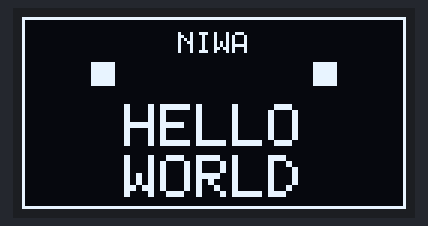
Simulated run of this sketch. Board: ESP32. Shown: 128×64 one-colour display. Wiring (inferred from the names in the program): SSD1306 OLED at I2C address 0x3C. What the sketch prints to the serial monitor is not drawn.

Above: at 1.0 s.

The sketch:

esp32cam-oled-hello.ino
```cpp
// (licence header left out)
/*
  NIWA Companion - OLED hello-world test

  Safe first screen test for AI Thinker ESP32-CAM boards and 128x64 SSD1306
  I2C OLED displays. No external Arduino libraries are required.

  Wiring:
  - OLED GND -> ESP32-CAM GND
  - OLED VCC -> ESP32-CAM 3V3
  - OLED SCL -> ESP32-CAM GPIO 14
  - OLED SDA -> ESP32-CAM GPIO 13

  Manual flash procedure for the current adapter:
  - Connect ESP32-CAM GPIO 0 to GND only while uploading.
  - Disconnect GPIO 0 from GND before restarting the board.
  - Press RST once to start the uploaded sketch.
*/

#include <Wire.h>

const int I2C_SDA_PIN = 13;
const int I2C_SCL_PIN = 14;
const int OLED_WIDTH = 128;
const int OLED_HEIGHT = 64;
const int OLED_BUFFER_SIZE = OLED_WIDTH * OLED_HEIGHT / 8;

uint8_t oledAddress = 0;
uint8_t frameBuffer[OLED_BUFFER_SIZE];

struct Glyph {
  char character;
  uint8_t columns[5];
};

const Glyph FONT[] = {
  {' ', {0x00, 0x00, 0x00, 0x00, 0x00}},
  {'?', {0x02, 0x01, 0x59, 0x09, 0x06}},
  {'A', {0x7E, 0x11, 0x11, 0x11, 0x7E}},
  {'D', {0x7F, 0x41, 0x41, 0x22, 0x1C}},
  {'E', {0x7F, 0x49, 0x49, 0x49, 0x41}},
  {'H', {0x7F, 0x08, 0x08, 0x08, 0x7F}},
  {'I', {0x00, 0x41, 0x7F, 0x41, 0x00}},
  {'L', {0x7F, 0x40, 0x40, 0x40, 0x40}},
  {'N', {0x7F, 0x02, 0x04, 0x08, 0x7F}},
  {'O', {0x3E, 0x41, 0x41, 0x41, 0x3E}},
  {'R', {0x7F, 0x09, 0x19, 0x29, 0x46}},
  {'W', {0x7F, 0x20, 0x18, 0x20, 0x7F}},
};

const uint8_t* glyphFor(char character) {
  for (const Glyph& glyph : FONT) {
    if (glyph.character == character) {
      return glyph.columns;
    }
  }
  return FONT[1].columns;
}

bool deviceAt(uint8_t address) {
  Wire.beginTransmission(address);
  return Wire.endTransmission() == 0;
}

void sendCommand(uint8_t command) {
  Wire.beginTransmission(oledAddress);
  Wire.write(0x00);
  Wire.write(command);
  Wire.endTransmission();
}

void initializeDisplay() {
  const uint8_t commands[] = {
    0xAE, 0xD5, 0x80, 0xA8, 0x3F, 0xD3, 0x00, 0x40,
    0x8D, 0x14, 0x20, 0x00, 0xA1, 0xC8, 0xDA, 0x12,
    0x81, 0xCF, 0xD9, 0xF1, 0xDB, 0x40, 0xA4, 0xA6,
    0xAF,
  };

  for (uint8_t command : commands) {
    sendCommand(command);
  }
}

void clearFrame() {
  for (int index = 0; index < OLED_BUFFER_SIZE; index++) {
    frameBuffer[index] = 0;
  }
}

void setPixel(int x, int y, bool enabled = true) {
  if (x < 0 || x >= OLED_WIDTH || y < 0 || y >= OLED_HEIGHT) {
    return;
  }

  int index = x + (y / 8) * OLED_WIDTH;
  uint8_t mask = 1 << (y & 7);
  if (enabled) {
    frameBuffer[index] |= mask;
  } else {
    frameBuffer[index] &= ~mask;
  }
}

void drawRect(int x, int y, int width, int height) {
  for (int offset = 0; offset < width; offset++) {
    setPixel(x + offset, y);
    setPixel(x + offset, y + height - 1);
  }
  for (int offset = 0; offset < height; offset++) {
    setPixel(x, y + offset);
    setPixel(x + width - 1, y + offset);
  }
}

void drawChar(int x, int y, char character, int scale = 1) {
  const uint8_t* columns = glyphFor(character);

  for (int column = 0; column < 5; column++) {
    for (int row = 0; row < 7; row++) {
      if ((columns[column] & (1 << row)) == 0) {
        continue;
      }
      for (int dx = 0; dx < scale; dx++) {
        for (int dy = 0; dy < scale; dy++) {
          setPixel(x + column * scale + dx, y + row * scale + dy);
        }
      }
    }
  }
}

void drawText(int x, int y, const char* text, int scale = 1) {
  while (*text) {
    drawChar(x, y, *text, scale);
    x += 6 * scale;
    text++;
  }
}

void drawFilledRect(int x, int y, int width, int height) {
  for (int dx = 0; dx < width; dx++) {
    for (int dy = 0; dy < height; dy++) {
      setPixel(x + dx, y + dy);
    }
  }
}

void sendFrame() {
  sendCommand(0x21);
  sendCommand(0);
  sendCommand(OLED_WIDTH - 1);
  sendCommand(0x22);
  sendCommand(0);
  sendCommand((OLED_HEIGHT / 8) - 1);

  for (int start = 0; start < OLED_BUFFER_SIZE; start += 16) {
    Wire.beginTransmission(oledAddress);
    Wire.write(0x40);
    for (int offset = 0; offset < 16; offset++) {
      Wire.write(frameBuffer[start + offset]);
    }
    Wire.endTransmission();
  }
}

void drawHelloScreen() {
  clearFrame();
  drawRect(0, 0, OLED_WIDTH, OLED_HEIGHT);
  drawText(52, 5, "NIWA", 1);
  drawFilledRect(23, 15, 8, 8);
  drawFilledRect(97, 15, 8, 8);
  drawText(34, 29, "HELLO", 2);
  drawText(34, 46, "WORLD", 2);
  sendFrame();
}

void setup() {
  Serial.begin(115200);
  delay(800);

  Serial.println();
  Serial.println("NIWA Companion OLED hello-world avviato.");
  Wire.begin(I2C_SDA_PIN, I2C_SCL_PIN);

  if (deviceAt(0x3C)) {
    oledAddress = 0x3C;
  } else if (deviceAt(0x3D)) {
    oledAddress = 0x3D;
  } else {
    Serial.println("OLED non trovato a 0x3C o 0x3D.");
    return;
  }

  Serial.print("OLED trovato a 0x");
  Serial.println(oledAddress, HEX);

  initializeDisplay();
  drawHelloScreen();
  Serial.println("HELLO WORLD inviato al display.");
}

void loop() {
  delay(5000);
  if (oledAddress != 0) {
    Serial.println("NIWA Companion display online.");
  }
}
```
